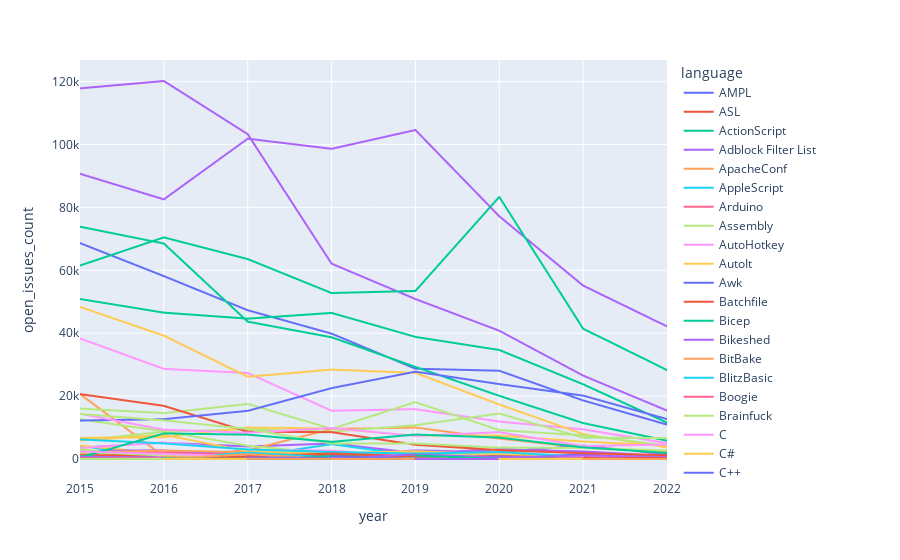

The notebook cell saved with this chart:
### Markdown cell above
# Popularity of Languages by Year based on issues

### Code cell
top_language_by_year=df.groupby(['year', 'language'])['open_issues_count'].sum().reset_index()
fig = px.line(top_language_by_year, x='year', y='open_issues_count', color='language')
fig.update_layout(hovermode='x')
fig.show()
